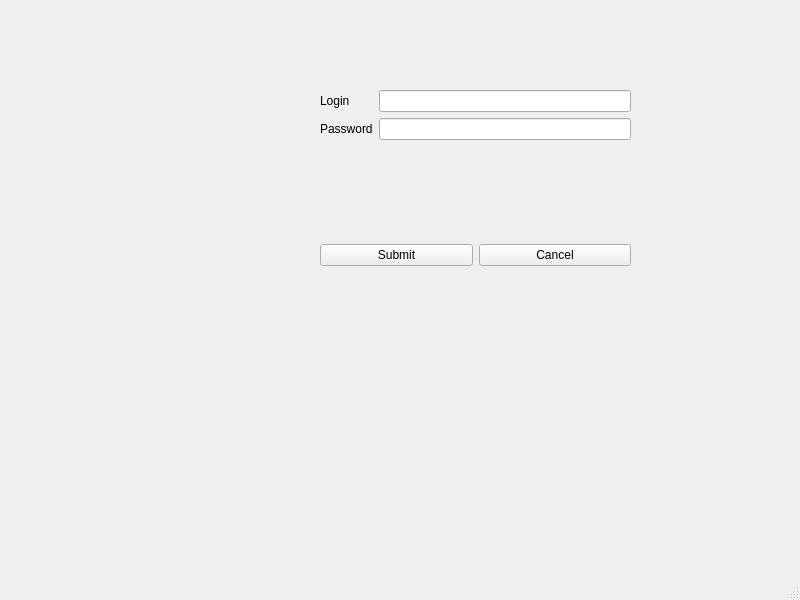
<?xml version="1.0" encoding="UTF-8"?>
<ui version="4.0">
 <class>authentification</class>
 <widget class="QMainWindow" name="authentification">
  <property name="geometry">
   <rect>
    <x>0</x>
    <y>0</y>
    <width>800</width>
    <height>600</height>
   </rect>
  </property>
  <property name="windowTitle">
   <string>MainWindow</string>
  </property>
  <widget class="QWidget" name="centralwidget">
   <widget class="QWidget" name="formLayoutWidget">
    <property name="geometry">
     <rect>
      <x>320</x>
      <y>90</y>
      <width>311</width>
      <height>61</height>
     </rect>
    </property>
    <layout class="QFormLayout" name="formLayout">
     <item row="0" column="0">
      <widget class="QLabel" name="label">
       <property name="text">
        <string>Login</string>
       </property>
      </widget>
     </item>
     <item row="0" column="1">
      <widget class="QLineEdit" name="lineEditLogin">
       <property name="readOnly">
        <bool>false</bool>
       </property>
      </widget>
     </item>
     <item row="1" column="0">
      <widget class="QLabel" name="label_2">
       <property name="text">
        <string>Password</string>
       </property>
      </widget>
     </item>
     <item row="1" column="1">
      <widget class="QLineEdit" name="lineEditPassword"/>
     </item>
    </layout>
   </widget>
   <widget class="QWidget" name="gridLayoutWidget">
    <property name="geometry">
     <rect>
      <x>320</x>
      <y>240</y>
      <width>311</width>
      <height>31</height>
     </rect>
    </property>
    <layout class="QGridLayout" name="gridLayout">
     <item row="0" column="0">
      <widget class="QPushButton" name="pushButtonSubmit">
       <property name="text">
        <string>Submit</string>
       </property>
       <property name="checkable">
        <bool>false</bool>
       </property>
       <property name="autoDefault">
        <bool>false</bool>
       </property>
       <property name="default">
        <bool>false</bool>
       </property>
       <property name="flat">
        <bool>false</bool>
       </property>
      </widget>
     </item>
     <item row="0" column="1">
      <widget class="QPushButton" name="pushButtonCancel">
       <property name="text">
        <string>Cancel</string>
       </property>
      </widget>
     </item>
    </layout>
   </widget>
   <widget class="QLabel" name="label_pic">
    <property name="geometry">
     <rect>
      <x>20</x>
      <y>110</y>
      <width>261</width>
      <height>101</height>
     </rect>
    </property>
    <property name="text">
     <string/>
    </property>
   </widget>
   <widget class="QLabel" name="label_pic_2">
    <property name="geometry">
     <rect>
      <x>20</x>
      <y>95</y>
      <width>251</width>
      <height>181</height>
     </rect>
    </property>
    <property name="text">
     <string/>
    </property>
    <property name="pixmap">
     <pixmap resource="pics.qrc">:/pics/login.png</pixmap>
    </property>
   </widget>
  </widget>
  <widget class="QMenuBar" name="menubar">
   <property name="geometry">
    <rect>
     <x>0</x>
     <y>0</y>
     <width>800</width>
     <height>22</height>
    </rect>
   </property>
  </widget>
  <widget class="QStatusBar" name="statusbar"/>
 </widget>
 <resources>
  <include location="pics.qrc"/>
 </resources>
 <connections/>
</ui>
